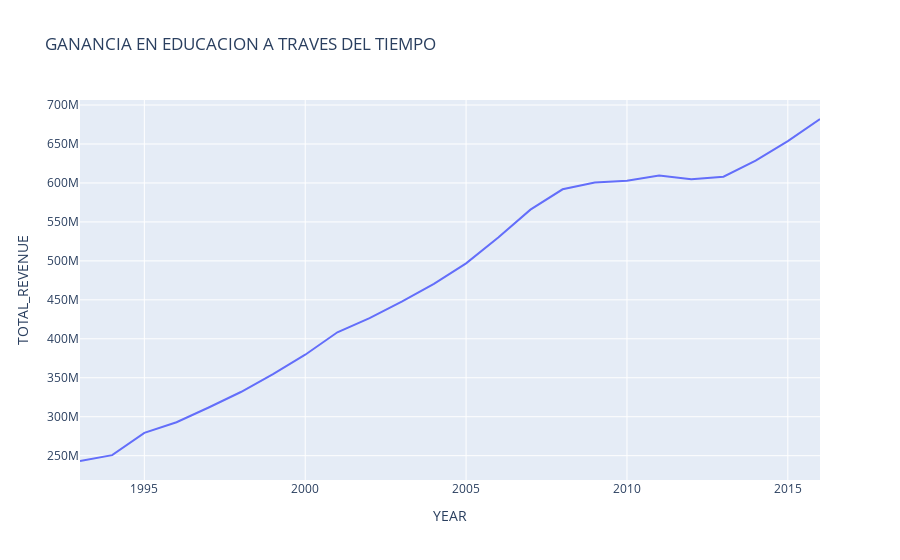

Write notebook code for a chart like this one.
### Code cell
#2.Gráfico Línea
#-------------------------------------------------
import plotly.express as px
import pandas as pd

educacion = pd.read_csv("Data/states_all.csv", usecols=["STATE", "YEAR", "TOTAL_REVENUE"])

px.line(
    (educacion
     .query("1992 < YEAR < 2017")
     .groupby(["YEAR"], as_index=False).sum()
    ), 
    x="YEAR", 
    y="TOTAL_REVENUE",
    title="GANANCIA EN EDUCACION A TRAVES DEL TIEMPO"
)

### Figure 1 — Plotly figure (JSON) as saved in the notebook; plotly's stock layout.template omitted (floating-point values rounded to 4 significant figures)
{"data": [{"hovertemplate": "YEAR=%{x}<br>TOTAL_REVENUE=%{y}<extra></extra>", "legendgroup": "", "line": {"color": "#636efa", "dash": "solid"}, "marker": {"symbol": "circle"}, "mode": "lines", "name": "", "orientation": "v", "showlegend": false, "type": "scatter", "x": [1993, 1994, 1995, 1996, 1997, 1998, 1999, 2000, 2001, 2002, 2003, 2004, 2005, 2006, 2007, 2008, 2009, 2010, 2011, 2012, 2013, 2014, 2015, 2016], "xaxis": "x", "y": [243206654, 250750573, 279277709, 292952786, 311885259, 331730773, 354681711, 379602220, 408404990, 426548936, 447668013, 470489151, 496839635, 529971381, 565776634, 591836483, 600684313, 602881374, 609555659, 604716747, 608067328, 628641027, 653669669, 682057276], "yaxis": "y"}], "layout": {"legend": {"tracegroupgap": 0}, "title": {"text": "GANANCIA EN EDUCACION A TRAVES DEL TIEMPO"}, "xaxis": {"anchor": "y", "domain": [0, 1], "title": {"text": "YEAR"}}, "yaxis": {"anchor": "x", "domain": [0, 1], "title": {"text": "TOTAL_REVENUE"}}}}
